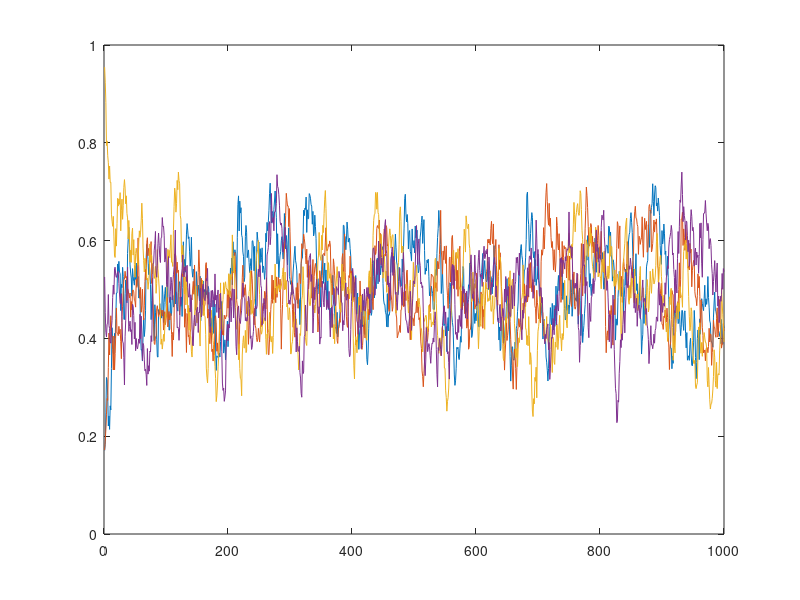

This chart was generated by the following MATLAB code:
% Code exploring the normal distribution
1; # not a function file


function xt_0 = transition (xt_1) # x at t0, x at t-1. 
  xt_0 = betarnd (200 * (0.9 * xt_1 + .05), 200 * (1 - 0.9 * xt_1 - .05));

end


k = 1000; # length of each chain

t = zeros(k,4);
t(1,:) = rand(1,4);

for (i = 2:k) 
  t(i,:) = transition(t(i-1,:));
end


figure (1); clf;
plot (t)